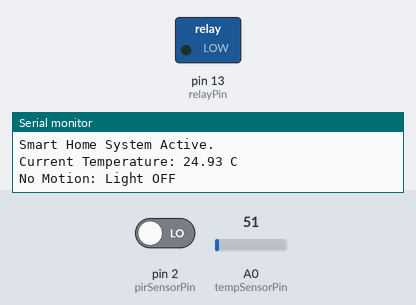
This sketch was run on a simulated Arduino Uno, built with avr-gcc and run on an emulated ATmega328P. On the bench: switched loads named in the sketch (green lamp = pin HIGH), the last lines printed to the serial monitor. The test bench sets the inputs (shaded band); at power-on: pin 2 (pirSensorPin) LOW, A0 (tempSensorPin) = 51.

Above: at 2.2 s.
2.3 s: pin 2 (pirSensorPin) driven HIGH
At 3.3 s:
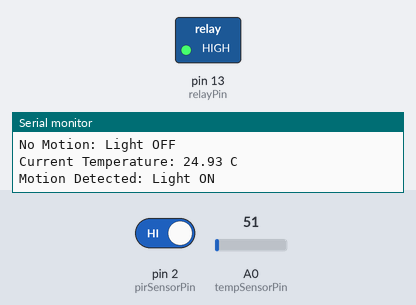
5.0 s: pin 2 (pirSensorPin) driven LOW
At 6.1 s:
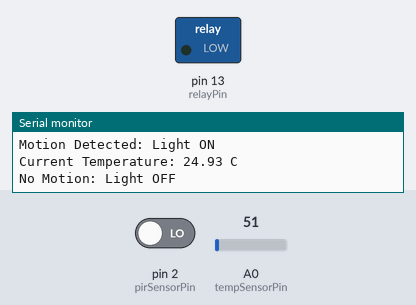
Timing chart, 0 to 8.0 s (numbered marks = the images above; inputs shaded):
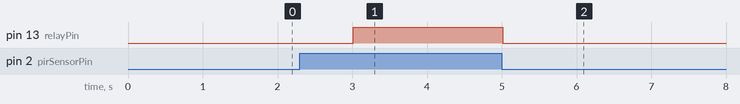

Measured:
- after the input at 2.3 s, pin 13 (relayPin): LOW → HIGH after 0.72 s
- after the input at 5.0 s, pin 13 (relayPin): HIGH → LOW at once

The sketch:

SmartHomeSystem.ino
```cpp
// Project: IoT Smart Home Automation System
// Description: A system to control home appliances and monitor temperature using IoT
// Author: [Your Name]

#include <LiquidCrystal.h>

// Define pins for sensors and actuators
const int tempSensorPin = A0; // LM35 Temperature Sensor
const int relayPin = 13;      // Relay module for Light Control
const int pirSensorPin = 2;   // PIR Motion Sensor

// Initialize variables
int tempValue = 0;
float voltage = 0;
float temperatureC = 0;
int motionState = 0;

void setup() {
  // Begin Serial Communication for IoT Monitoring
  Serial.begin(9600);

  // Set pin modes
  pinMode(relayPin, OUTPUT);
  pinMode(pirSensorPin, INPUT);

  Serial.println("System Initializing...");
  delay(1000);
  Serial.println("Smart Home System Active.");
}

void loop() {
  // --- Task 1: Temperature Monitoring ---
  tempValue = analogRead(tempSensorPin);
  voltage = tempValue * (5.0 / 1023.0);
  temperatureC = voltage * 100; // Convert to Celsius

  Serial.print("Current Temperature: ");
  Serial.print(temperatureC);
  Serial.println(" C");

  // --- Task 2: Automatic Light Control (Motion Based) ---
  motionState = digitalRead(pirSensorPin);

  if (motionState == HIGH) {
    digitalWrite(relayPin, HIGH); // Turn ON Light
    Serial.println("Motion Detected: Light ON");
  } else {
    digitalWrite(relayPin, LOW);  // Turn OFF Light
    Serial.println("No Motion: Light OFF");
  }

  // Delay before next update
  delay(2000);
}
```
